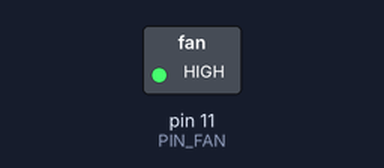
Recording of a sketch running on a simulated Arduino Uno, built with avr-gcc and run on an emulated ATmega328P. Shown: switched loads named in the sketch (green lamp = pin HIGH).

Above: at 0.1 s.
Timing chart, 0 to 1.6 s (numbered marks = the images above):
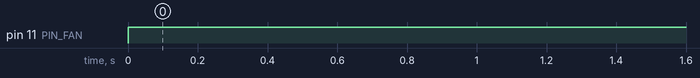

Measured:
- by itself, pin 11 (PIN_FAN): LOW → HIGH at 0.00 s

The sketch:

fan.ino
```cpp
/*
    ファンを回転させるサンプルプログラム。
    ※ファンが新品（まだ使ったことがない）場合、実際に回るまで少し時間がかかることがあります。
*/

#include <Arduino.h>

#define PIN_FAN (11)

void setup() {
    pinMode(PIN_FAN, OUTPUT);
}

void loop() {
    digitalWrite(PIN_FAN, HIGH);
    delay(1000);
}
```
